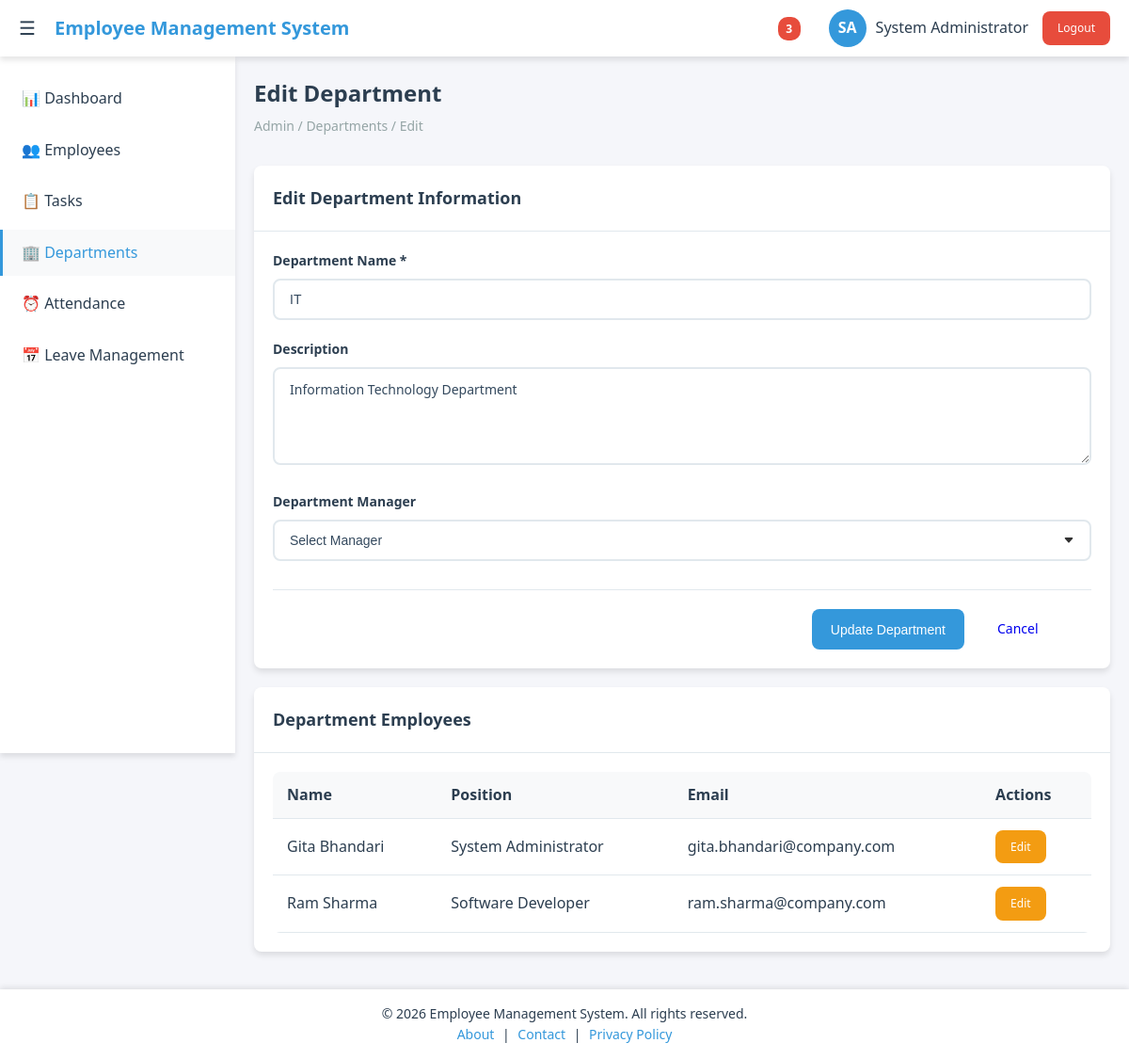
Screenshot of /admin/departments/edit.php?id=1 (signed in) with the database file from the repository.
### tables this page shows
CREATE TABLE departments (
    id INT PRIMARY KEY AUTO_INCREMENT,
    name VARCHAR(100) NOT NULL,
    description TEXT,
    manager_id INT,
    status ENUM('active', 'inactive') DEFAULT 'active',
    created_at TIMESTAMP DEFAULT CURRENT_TIMESTAMP
);

CREATE TABLE users (
    id INT PRIMARY KEY AUTO_INCREMENT,
    username VARCHAR(50) UNIQUE NOT NULL,
    email VARCHAR(100) UNIQUE NOT NULL,
    password VARCHAR(255) NOT NULL,
    first_name VARCHAR(50) NOT NULL,
    last_name VARCHAR(50) NOT NULL,
    role ENUM('admin', 'employee') DEFAULT 'employee',
    department_id INT,
    position VARCHAR(100),
    phone VARCHAR(20),
    hire_date DATE DEFAULT CURRENT_DATE,
    status ENUM('active', 'inactive') DEFAULT 'active',
    created_at TIMESTAMP DEFAULT CURRENT_TIMESTAMP,
    updated_at TIMESTAMP DEFAULT CURRENT_TIMESTAMP ON UPDATE CURRENT_TIMESTAMP
);

### config.php (called while the page is built, shortened)
<?php
$conn = new mysqli(DB_HOST, DB_USER, DB_PASS, DB_NAME);
$conn->set_charset("utf8mb4");
function sanitize($data) {
    global $conn;
    return mysqli_real_escape_string($conn, trim($data));
}
?>

### admin/departments/edit.php (the view, shortened to what this page needs)
<?php
include '../../config.php';
$dept_id = sanitize($_GET['id']);
$sql = "SELECT * FROM departments WHERE id = ? AND status = 'active'";
$stmt = $conn->prepare($sql);
$stmt->bind_param("i", $dept_id);
$stmt->execute();
$result = $stmt->get_result();
$department = $result->fetch_assoc();
?>
<!DOCTYPE html>
<html lang="en">
<head>
    <link rel="stylesheet" href="../../assets/css/style.css">
    <link rel="stylesheet" href="../../assets/css/admin.css">
    <link rel="stylesheet" href="../../assets/css/forms.css">
</head>
<body>
    <?php include '../../includes/header.php'; ?>
    <?php include '../../includes/sidebar.php'; ?>
    <main class="main-content">
        <div class="page-header">
            <h1 class="page-title">Edit Department</h1>
            <div class="breadcrumb">Admin / Departments / Edit</div>
        </div>
        <div class="card">
            <div class="card-header">
                <h2 class="card-title">Edit Department Information</h2>
            </div>
            <div class="card-body">
                <form method="POST" action="">
                    <div class="form-group">
                        <label for="name" class="form-label">Department Name *</label>
                        <input type="text" id="name" name="name" class="form-control"
                               value="<?php echo htmlspecialchars($department['name']); ?>" required>
                    </div>
                    <div class="form-group">
                        <label for="description" class="form-label">Description</label>
                        <textarea id="description" name="description" class="form-control"
                                  rows="4"><?php echo htmlspecialchars($department['description'] ?? ''); ?></textarea>
                    </div>
                    <div class="form-group">
                        <label for="manager_id" class="form-label">Department Manager</label>
                        <select id="manager_id" name="manager_id" class="form-control">
                            <option value="">Select Manager</option>
                        </select>
                    </div>
                    <div class="form-actions">
                        <button type="submit" class="btn btn-primary">Update Department</button>
                        <a href="manage.php" class="btn">Cancel</a>
                    </div>
                </form>
            </div>
        </div>
        <div class="card">
            <div class="card-header">
                <h2 class="card-title">Department Employees</h2>
            </div>
            <div class="card-body">
                <?php
                $employees_sql = "SELECT id, first_name, last_name, position, email
                                 FROM users
                                 WHERE department_id = ? AND status = 'active'
                                 ORDER BY first_name, last_name";
                $stmt = $conn->prepare($employees_sql);
                $stmt->bind_param("i", $dept_id);
                $stmt->execute();
                $employees_result = $stmt->get_result();
                ?>
                <?php if ($employees_result->num_rows > 0): ?>
                    <table class="table">
                        <thead>
                            <tr>
                                <th>Name</th>
                                <th>Position</th>
                                <th>Email</th>
                                <th>Actions</th>
                            </tr>
                        </thead>
                        <tbody>
                            <?php while ($employee = $employees_result->fetch_assoc()): ?>
                                <tr>
                                    <td><?php echo htmlspecialchars($employee['first_name'] . ' ' . $employee['last_name']); ?></td>
                                    <td><?php echo htmlspecialchars($employee['position']); ?></td>
                                    <td><?php echo htmlspecialchars($employee['email']); ?></td>
                                    <td>
                                        <a href="../employees/edit.php?id=<?php echo $employee['id']; ?>" class="btn btn-sm btn-warning">Edit</a>
                                    </td>
                                </tr>
                            <?php endwhile; ?>
                        </tbody>
                    </table>
                <?php else: ?>
                    <p class="text-center">No employees in this department.</p>
                <?php endif; ?>
            </div>
        </div>
    </main>
    <?php include '../../includes/footer.php'; ?>
</body>
</html>

### assets/css/style.css (style rules this page uses)
:root { --primary-color: #3498db; --primary-dark: #2980b9; --secondary-color: #2c3e50; --success-color: #27ae60; --warning-color: #f39c12; --danger-color: #e74c3c; --light-color: #ecf0f1; --dark-color: #34495e; --white: #ffffff; --gray: #95a5a6; --gray-light: #bdc3c7; --border-radius: 8px; --box-shadow: 0 4px 6px rgba(0, 0, 0, 0.1); --transition: all 0.3s ease; --sidebar-width: 250px; --header-height: 60px; }
* { margin: 0; padding: 0; box-sizing: border-box; }
body { font-family: 'Segoe UI', Tahoma, Geneva, Verdana, sans-serif; background-color: #f5f6fa; color: var(--secondary-color); line-height: 1.6; }
.main-content { margin-left: var(--sidebar-width); margin-top: var(--header-height); padding: 20px; transition: var(--transition); min-height: calc(100vh - var(--header-height)); }
.page-header { margin-bottom: 30px; }
.page-title { font-size: 24px; font-weight: 600; color: var(--secondary-color); margin-bottom: 5px; }
.breadcrumb { color: var(--gray); font-size: 14px; }
.card { background: var(--white); border-radius: var(--border-radius); box-shadow: var(--box-shadow); margin-bottom: 20px; transition: var(--transition); }
.card-header { padding: 20px; border-bottom: 1px solid #e1e8ed; display: flex; justify-content: between; align-items: center; }
.card-title { font-size: 18px; font-weight: 600; color: var(--secondary-color); }
.card-body { padding: 20px; }
.btn { display: inline-flex; align-items: center; gap: 8px; padding: 10px 20px; border: none; border-radius: var(--border-radius); font-size: 14px; font-weight: 500; cursor: pointer; transition: var(--transition); text-decoration: none; }
.btn-sm { padding: 8px 16px; font-size: 12px; }
.btn-primary { background-color: var(--primary-color); color: var(--white); }
.btn-warning { background-color: var(--warning-color); color: var(--white); }
.table { width: 100%; border-collapse: collapse; background: var(--white); border-radius: var(--border-radius); overflow: hidden; }
.table th, .table td { padding: 12px 15px; text-align: left; border-bottom: 1px solid #e1e8ed; }
.table th { background-color: #f8f9fa; font-weight: 600; color: var(--secondary-color); }
.form-group { margin-bottom: 20px; }
.form-label { display: block; margin-bottom: 8px; font-weight: 500; color: var(--secondary-color); }
.form-control { width: 100%; padding: 10px 12px; border: 2px solid #e1e8ed; border-radius: var(--border-radius); font-size: 14px; transition: var(--transition); }
body { padding-top: 0; }

### assets/css/forms.css (style rules this page uses)
.form-group { margin-bottom: 20px; }
.form-label { display: block; margin-bottom: 8px; font-weight: 600; color: var(--secondary-color); font-size: 14px; }
.form-control { width: 100%; padding: 12px 16px; border: 2px solid #e1e8ed; border-radius: var(--border-radius); font-size: 14px; transition: var(--transition); background-color: var(--white); color: var(--dark-color); }
.form-actions { display: flex; gap: 15px; justify-content: flex-end; margin-top: 30px; padding-top: 20px; border-top: 1px solid #e1e8ed; }
.form-actions .btn { min-width: 120px; }
select.form-control { appearance: none; background-repeat: no-repeat; background-position: right 16px center; padding-right: 40px; }
textarea.form-control { resize: vertical; min-height: 100px; font-family: inherit; }

### includes/footer.php (style rules this page uses)
body, html { min-height: 100%; display: flex; flex-direction: column; }
.main-content { flex: 1 0 auto; }

### rows the page displays
departments: name "IT", description "Information Technology Department"
users: first_name+last_name "Gita Bhandari", position "System Administrator", email "gita.bhandari@company.com"
users: first_name+last_name "Ram Sharma", position "Software Developer", email "ram.sharma@company.com"

### other values shown
$pending_count + $unassigned_count "3"
$_SESSION['first_name'] "System"
$_SESSION['last_name'] "Administrator"
